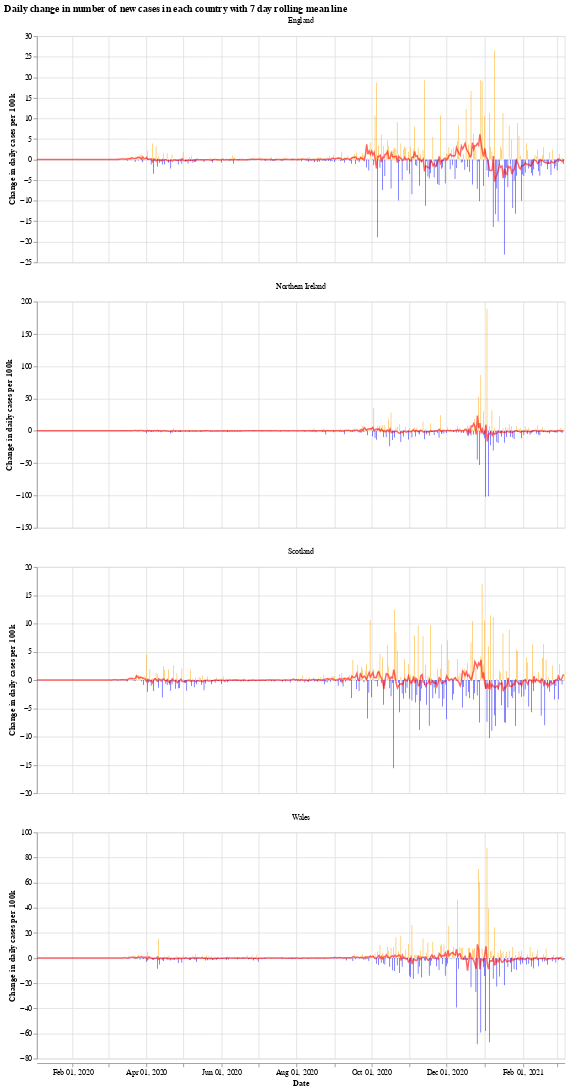

Source (notebook cell):
### Markdown cell above
We will use the Python library `Altair` for visualising the data, see the [altair docs](https://altair-viz.github.io/) for more information.

First we have a graph which shows the daily change in the number of new cases for each country. This number jumps up and down all over the place, which is likely due to delay in reporting of new cases over the weekend. Another interesting thing is that it looks like the daily cases in Wales experienced a much shorter period of calm over the summer (calm in the sense of daily cases not jumping up and down).

The orange bars are days when the number of new cases (per 100k population) was more than the previous day, while the blue are days when the number of new cases dropped. The red line is the 7 day moving average. 

When the moving average line is below 0, it means that there is a consistent drop in new cases. We can see this clearly happening around the times that lockdowns were introduced (though, to varying degrees). I will update the graphs soon with a marker of when each lockdown started.

### Code cell
# collapse
import altair as alt

bars = alt.Chart(uk_cases).mark_bar().encode(
    x=alt.X("yearmonthdate(date):T", axis=alt.Axis(title='Date')),
    y=alt.Y("casesChangeRate:Q", axis=alt.Axis(title='Change in daily cases per 100k')),
    tooltip='casesChange',
    color=alt.condition(
        alt.datum.casesChangeRate > 0,
        alt.value("orange"),  # The positive color
        alt.value("blue")  # The negative color
    )
).properties(title='Daily change in number of new cases with 7 day rolling mean',width=700).interactive()

line = alt.Chart(uk_cases).mark_line(
    color='red',
    size=2,
    opacity=0.6
).transform_window(
    rolling_mean='mean(casesChangeRate)',
    frame=[0, 7],
    groupby=['areaName']
).encode(
    x='yearmonthdate(date):T',
    y='rolling_mean:Q'
)

alt.layer(bars, line, data=uk_cases).facet(alt.Column(
    'areaName', title=''), columns=1).resolve_scale(y='independent').properties(title='Daily change in number of new cases in each country with 7 day rolling mean line')

### Figure 1 — Vega-Lite specification as saved in the notebook (floating-point values rounded to 4 significant figures; data arrays with more than 128 entries replaced by an {"elided": "..."} marker saying what was removed)
{"config": {"view": {"continuousWidth": 400, "continuousHeight": 300}}, "data": {"name": "data-e4c83e54055b4246956a8e30a59f82b4"}, "facet": {"type": "nominal", "field": "areaName", "title": ""}, "spec": {"layer": [{"mark": "bar", "encoding": {"color": {"condition": {"value": "orange", "test": "(datum.casesChangeRate > 0)"}, "value": "blue"}, "tooltip": {"type": "quantitative", "field": "casesChange"}, "x": {"type": "temporal", "axis": {"title": "Date"}, "field": "date", "timeUnit": "yearmonthdate"}, "y": {"type": "quantitative", "axis": {"title": "Change in daily cases per 100k"}, "field": "casesChangeRate"}}, "selection": {"selector001": {"type": "interval", "bind": "scales", "encodings": ["x", "y"]}}, "title": "Daily change in number of new cases with 7 day rolling mean", "width": 700}, {"mark": {"type": "line", "color": "red", "opacity": 0.6, "size": 2}, "encoding": {"x": {"type": "temporal", "field": "date", "timeUnit": "yearmonthdate"}, "y": {"type": "quantitative", "field": "rolling_mean"}}, "transform": [{"window": [{"op": "mean", "field": "casesChangeRate", "as": "rolling_mean"}], "frame": [0, 7], "groupby": ["areaName"]}]}]}, "columns": 1, "resolve": {"scale": {"y": "independent"}}, "title": "Daily change in number of new cases in each country with 7 day rolling mean line", "$schema": "https://vega.github.io/schema/vega-lite/v4.8.1.json", "datasets": {"data-e4c83e54055b4246956a8e30a59f82b4": {"elided": "1716 records"}}}
